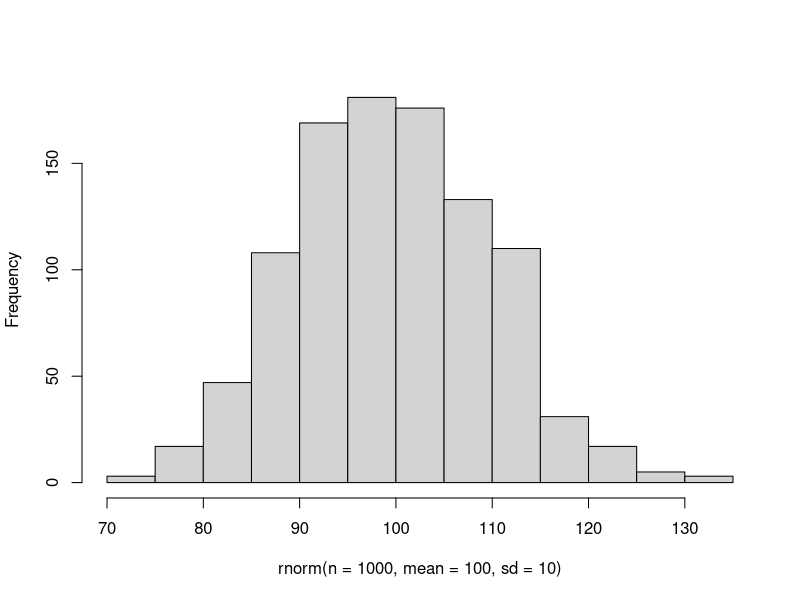
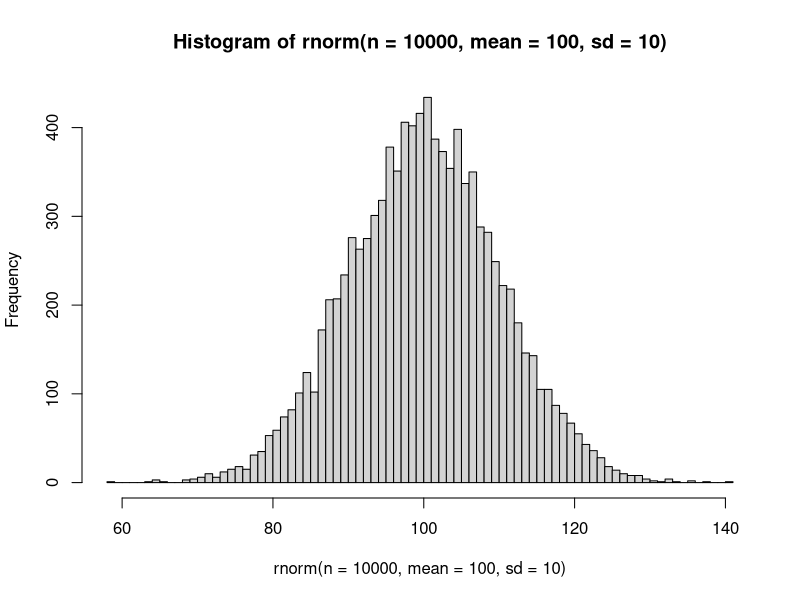
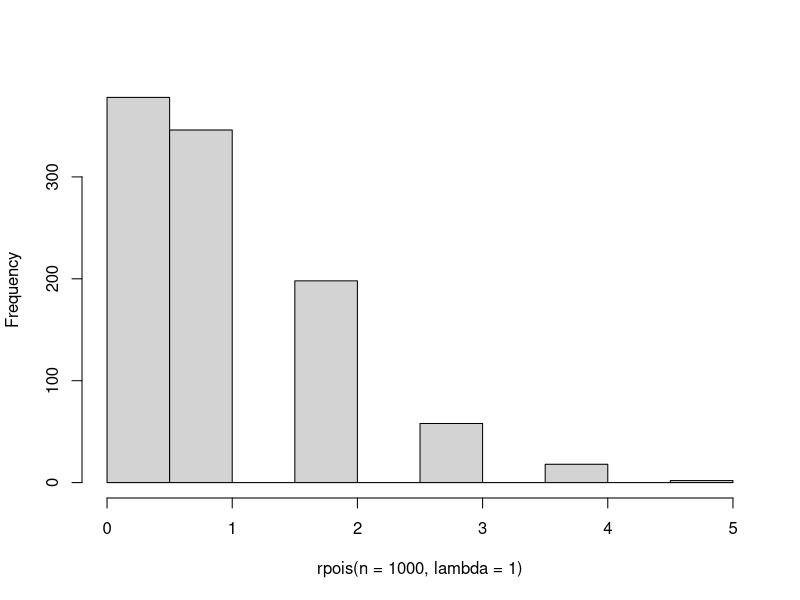
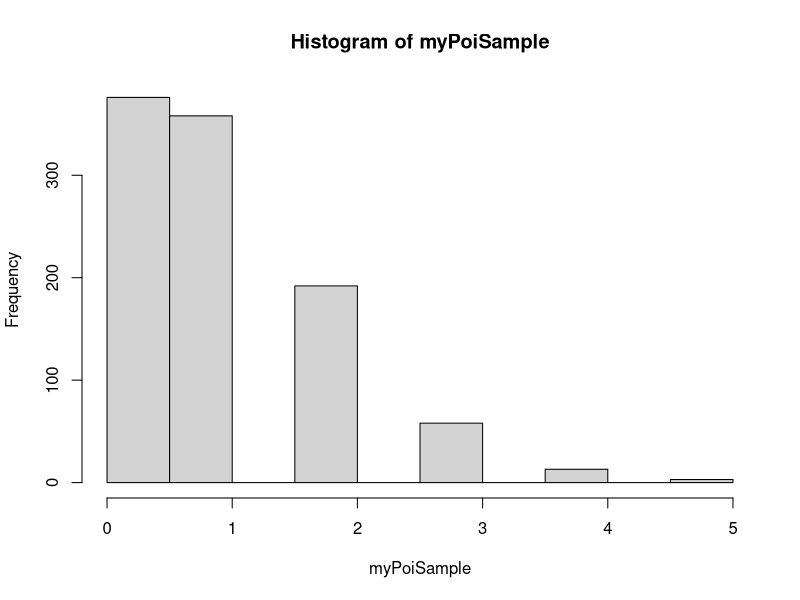

The R source for these figures, in order:
#####################################
# Chapter 1
data()
summary(BOD)
rainfall <- c(0,0,0,2,1,1,4)  # Amount of rain each day this week
sum(rainfall) / length(rainfall)  # Compute the mean the hard way
mean(rainfall) # Use a function to compute the mean

# Only if you did not do this in the Introduction
install.packages("modeest")  # Download the mode estimation package
library(modeest) # Make the package ready to use
mfv(rainfall) # mfv stands for most frequent value  

votes <- c(200,300,400) # Here is scenario one 
(votes - mean(votes)) ^ 2 # Show a list of squared deviations
sum( (votes - mean(votes)) ^ 2) # Add them together
sum( (votes - mean(votes)) ^ 2) / length(votes) # Divide by the number of observations

votes1 <- c(200,300,400) # Here is scenario one again
sqrt( sum((votes1 - mean(votes1))^2) / length(votes1) ) # That is the standard deviation
votes2 <- c(299,300,301) # Here is scenario two
sqrt( sum((votes2 - mean(votes2))^2) / length(votes2) ) # And the same for candidate 2

# The commented code makes a high res plot when run in R
#png("Figure01_1.png", width = 6, height = 6, units = 'in', res = 300)
hist( rnorm(n=1000, mean=100, sd=10), main=NULL )
#dev.off()

# This shows a finer-grained histogram with 100 categories or “breaks”
# Try increasing the n and the breaks to see what happens
hist( rnorm(n=10000, mean=100, sd=10), breaks=100 )

#png("Figure01_2.png", width = 6, height = 6, units = 'in', res = 300)
hist(rpois(n=1000, lambda=1), main=NULL)
#dev.off()

mean(rpois(n=1000, lambda=1))

myPoiSample <- rpois(n=1000, lambda=1)
mean(myPoiSample)
hist(myPoiSample)
